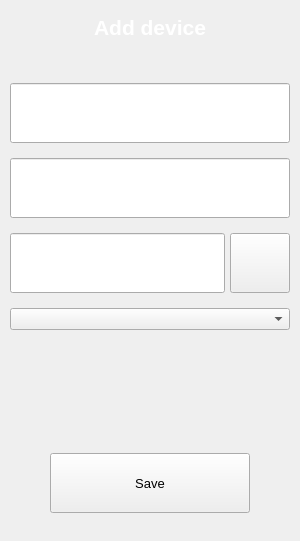
         <widget class="QWidget" name="add_device_page">
          <layout class="QVBoxLayout" name="verticalLayout_4">
           <property name="spacing">
            <number>0</number>
           </property>
           <property name="leftMargin">
            <number>0</number>
           </property>
           <property name="topMargin">
            <number>0</number>
           </property>
           <property name="rightMargin">
            <number>0</number>
           </property>
           <property name="bottomMargin">
            <number>0</number>
           </property>
           <item>
            <layout class="QVBoxLayout" name="verticalLayout_3">
             <property name="spacing">
              <number>15</number>
             </property>
             <property name="leftMargin">
              <number>10</number>
             </property>
             <property name="topMargin">
              <number>15</number>
             </property>
             <property name="rightMargin">
              <number>10</number>
             </property>
             <item>
              <widget class="QLabel" name="label_4">
               <property name="font">
                <font>
                 <pointsize>16</pointsize>
                 <weight>75</weight>
                 <bold>true</bold>
                </font>
               </property>
               <property name="styleSheet">
                <string notr="true">QLabel {
	color: rgb(255, 255, 255);
background-color: none;
width: 230;
height: 50;
}
QPushButton:hover{
background-color:rgba(255,255,255,30);
}
QPushButton:pressed{
background-color:rgba(255,255,255,70);
}</string>
               </property>
               <property name="text">
                <string>Add device</string>
               </property>
               <property name="alignment">
                <set>Qt::AlignCenter</set>
               </property>
              </widget>
             </item>
             <item>
              <spacer name="verticalSpacer_5">
               <property name="orientation">
                <enum>Qt::Vertical</enum>
               </property>
               <property name="sizeHint" stdset="0">
                <size>
                 <width>20</width>
                 <height>28</height>
                </size>
               </property>
              </spacer>
             </item>
             <item>
              <widget class="QLineEdit" name="device_name_text">
               <property name="minimumSize">
                <size>
                 <width>0</width>
                 <height>60</height>
                </size>
               </property>
               <property name="maximumSize">
                <size>
                 <width>16777215</width>
                 <height>60</height>
                </size>
               </property>
               <property name="styleSheet">
                <string notr="true">font-size: 16pt;
color: white;
padding-left: 10px;
width: 120;
height: 45;</string>
               </property>
               <property name="alignment">
                <set>Qt::AlignLeading|Qt::AlignLeft|Qt::AlignVCenter</set>
               </property>
               <property name="placeholderText">
                <string>Name</string>
               </property>
              </widget>
             </item>
             <item>
              <widget class="QLineEdit" name="rtsp_string_text">
               <property name="minimumSize">
                <size>
                 <width>0</width>
                 <height>60</height>
                </size>
               </property>
               <property name="maximumSize">
                <size>
                 <width>16777215</width>
                 <height>60</height>
                </size>
               </property>
               <property name="styleSheet">
                <string notr="true">font-size: 16pt;
color: white;
padding-left: 10px;
width: 120;
height: 45;</string>
               </property>
               <property name="alignment">
                <set>Qt::AlignLeading|Qt::AlignLeft|Qt::AlignVCenter</set>
               </property>
               <property name="placeholderText">
                <string>RTSP string</string>
               </property>
              </widget>
             </item>
             <item>
              <layout class="QHBoxLayout" name="horizontalLayout_4">
               <property name="spacing">
                <number>5</number>
               </property>
               <item>
                <widget class="QLineEdit" name="folder_path_text">
                 <property name="minimumSize">
                  <size>
                   <width>0</width>
                   <height>60</height>
                  </size>
                 </property>
                 <property name="maximumSize">
                  <size>
                   <width>16777215</width>
                   <height>60</height>
                  </size>
                 </property>
                 <property name="styleSheet">
                  <string notr="true">font-size: 16pt;
color: white;
padding-left: 10px;
width: 120;
height: 45;</string>
                 </property>
                 <property name="alignment">
                  <set>Qt::AlignLeading|Qt::AlignLeft|Qt::AlignVCenter</set>
                 </property>
                 <property name="placeholderText">
                  <string>Path to folder</string>
                 </property>
                </widget>
               </item>
               <item>
                <widget class="QPushButton" name="select_folder">
                 <property name="minimumSize">
                  <size>
                   <width>60</width>
                   <height>60</height>
                  </size>
                 </property>
                 <property name="maximumSize">
                  <size>
                   <width>60</width>
                   <height>60</height>
                  </size>
                 </property>
                 <property name="font">
                  <font>
                   <pointsize>10</pointsize>
                  </font>
                 </property>
                 <property name="text">
                  <string/>
                 </property>
                 <property name="icon">
                  <iconset resource="res.qrc">
                   <normaloff>:/img/cursor.png</normaloff>:/img/cursor.png</iconset>
                 </property>
                 <property name="iconSize">
                  <size>
                   <width>30</width>
                   <height>30</height>
                  </size>
                 </property>
                </widget>
               </item>
              </layout>
             </item>
             <item>
              <widget class="QComboBox" name="comboBox"/>
             </item>
             <item>
              <spacer name="verticalSpacer_3">
               <property name="orientation">
                <enum>Qt::Vertical</enum>
               </property>
               <property name="sizeHint" stdset="0">
                <size>
                 <width>20</width>
                 <height>108</height>
                </size>
               </property>
              </spacer>
             </item>
             <item>
              <layout class="QHBoxLayout" name="horizontalLayout_5">
               <item>
                <spacer name="horizontalSpacer_2">
                 <property name="orientation">
                  <enum>Qt::Horizontal</enum>
                 </property>
                 <property name="sizeHint" stdset="0">
                  <size>
                   <width>40</width>
                   <height>20</height>
                  </size>
                 </property>
                </spacer>
               </item>
               <item>
                <widget class="QPushButton" name="add_new_device_button">
                 <property name="minimumSize">
                  <size>
                   <width>200</width>
                   <height>60</height>
                  </size>
                 </property>
                 <property name="maximumSize">
                  <size>
                   <width>200</width>
                   <height>60</height>
                  </size>
                 </property>
                 <property name="font">
                  <font>
                   <pointsize>10</pointsize>
                  </font>
                 </property>
                 <property name="text">
                  <string>Save</string>
                 </property>
                 <property name="icon">
                  <iconset resource="res.qrc">
                   <normaloff>:/img/save.png</normaloff>:/img/save.png</iconset>
                 </property>
                </widget>
               </item>
               <item>
                <spacer name="horizontalSpacer_3">
                 <property name="orientation">
                  <enum>Qt::Horizontal</enum>
                 </property>
                 <property name="sizeHint" stdset="0">
                  <size>
                   <width>40</width>
                   <height>20</height>
                  </size>
                 </property>
                </spacer>
               </item>
              </layout>
             </item>
             <item>
              <spacer name="verticalSpacer_4">
               <property name="orientation">
                <enum>Qt::Vertical</enum>
               </property>
               <property name="sizeHint" stdset="0">
                <size>
                 <width>20</width>
                 <height>28</height>
                </size>
               </property>
              </spacer>
             </item>
            </layout>
           </item>
          </layout>
         </widget>
